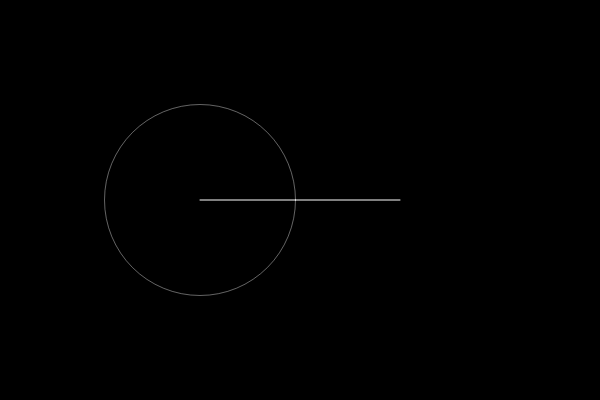
Frame 1 (no input)
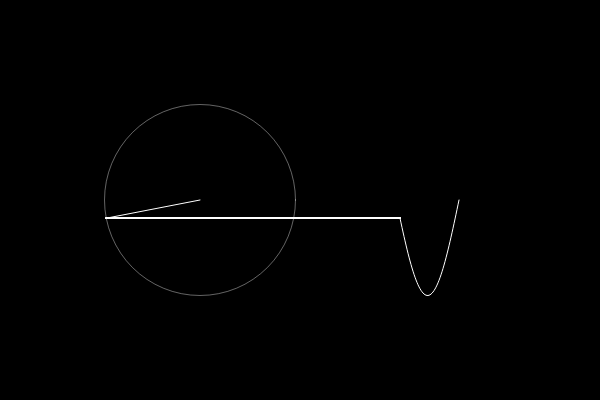
Frame 60 (no input)
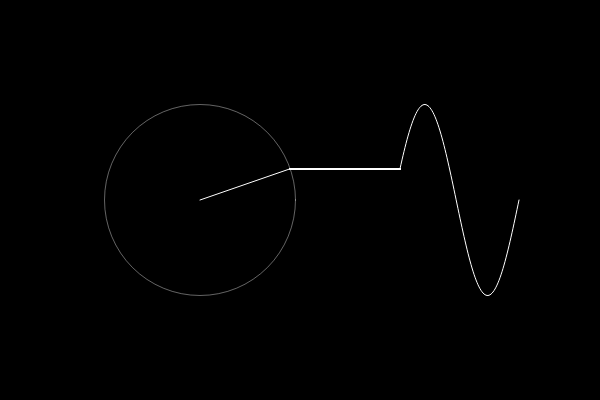
Frame 120 (the mouse pressed at the canvas centre since frame 60)

The p5.js sketch that drew these frames (run headless with seeded random() and noise() and a simulated clock; from frame 60 on, the mouse is pressed at the canvas centre):

// p5.js sketch
// ── sketch.js
let time = 0;
let wave = [];
let slider;

function setup() {
  createCanvas(600, 400);
  slider = createSlider(1, 10, 1);
}

function draw() {
  background(0);
  translate(200, 200);

  let x = 0;
  let y = 0;

  for (let i = 0; i < slider.value(); i++) {
    let prevx = x;
    let prevy = y;

    let n = i * 2 + 1;
    let radius = 75 * (4 / (n * PI));
    x += radius * cos(n * time);
    y += radius * sin(n * time);

    stroke(255, 100);
    noFill();

    ellipse(prevx, prevy, radius * 2);
    stroke(255);
    line(prevx, prevy, x, y);
  }

  translate(200, 0);
  wave.unshift(y);
  beginShape();
  noFill();
  for (let i = 0; i < wave.length; i++) {
    vertex(i, wave[i]);
    line(x - 200, y, 0, wave[0]);
  }
  endShape();

  time += 0.05;
  if (wave.length > 200) {
    wave.pop();
  }
}
